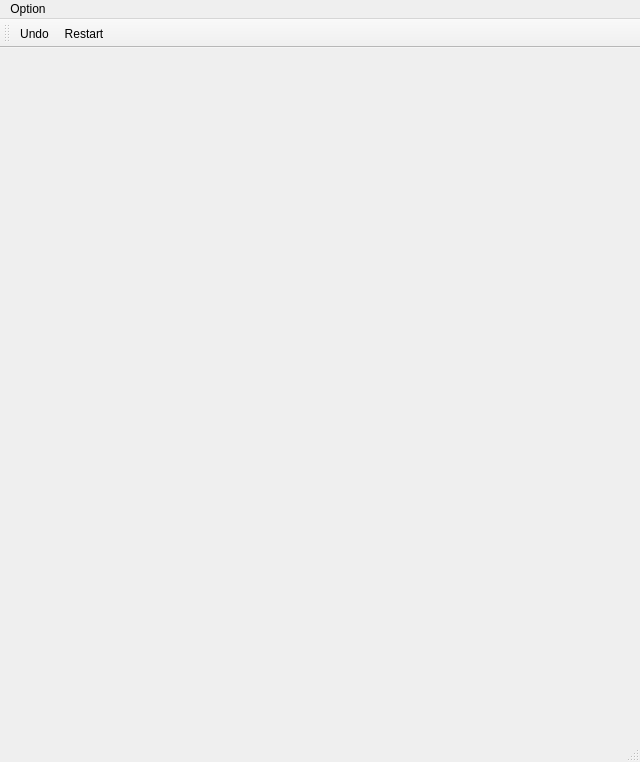
<?xml version="1.0" encoding="UTF-8"?>
<ui version="4.0">
 <class>xrRoom</class>
 <widget class="QMainWindow" name="xrRoom">
  <property name="geometry">
   <rect>
    <x>0</x>
    <y>0</y>
    <width>640</width>
    <height>762</height>
   </rect>
  </property>
  <property name="minimumSize">
   <size>
    <width>640</width>
    <height>762</height>
   </size>
  </property>
  <property name="windowTitle">
   <string>SunGomoku</string>
  </property>
  <widget class="QWidget" name="centralwidget">
   <property name="minimumSize">
    <size>
     <width>640</width>
     <height>640</height>
    </size>
   </property>
   <layout class="QGridLayout" name="gridLayout"/>
  </widget>
  <widget class="QMenuBar" name="menubar">
   <property name="geometry">
    <rect>
     <x>0</x>
     <y>0</y>
     <width>640</width>
     <height>22</height>
    </rect>
   </property>
   <widget class="QMenu" name="menuOption">
    <property name="title">
     <string>Option</string>
    </property>
    <addaction name="actionUndo"/>
    <addaction name="actionRestart"/>
    <addaction name="separator"/>
    <addaction name="actionQuit"/>
   </widget>
   <addaction name="menuOption"/>
  </widget>
  <widget class="QStatusBar" name="statusbar"/>
  <widget class="QToolBar" name="toolBar">
   <property name="windowTitle">
    <string>toolBar</string>
   </property>
   <property name="iconSize">
    <size>
     <width>64</width>
     <height>64</height>
    </size>
   </property>
   <attribute name="toolBarArea">
    <enum>TopToolBarArea</enum>
   </attribute>
   <attribute name="toolBarBreak">
    <bool>false</bool>
   </attribute>
   <addaction name="actionUndo"/>
   <addaction name="actionRestart"/>
  </widget>
  <action name="actionRestart">
   <property name="icon">
    <iconset resource="../resources/myicon.qrc">
     <normaloff>:/myimages/restartV2.icns</normaloff>:/myimages/restartV2.icns</iconset>
   </property>
   <property name="text">
    <string>Restart</string>
   </property>
   <property name="statusTip">
    <string/>
   </property>
   <property name="shortcut">
    <string>Ctrl+R</string>
   </property>
   <property name="visible">
    <bool>true</bool>
   </property>
   <property name="iconVisibleInMenu">
    <bool>false</bool>
   </property>
  </action>
  <action name="actionQuit">
   <property name="text">
    <string>Quit</string>
   </property>
   <property name="shortcut">
    <string>Ctrl+Q</string>
   </property>
  </action>
  <action name="actionUndo">
   <property name="icon">
    <iconset resource="../resources/myicon.qrc">
     <normaloff>:/myimages/undoV2.icns</normaloff>:/myimages/undoV2.icns</iconset>
   </property>
   <property name="text">
    <string>Undo</string>
   </property>
   <property name="shortcut">
    <string>Ctrl+U</string>
   </property>
  </action>
 </widget>
 <resources>
  <include location="../resources/myicon.qrc"/>
 </resources>
 <connections/>
</ui>
